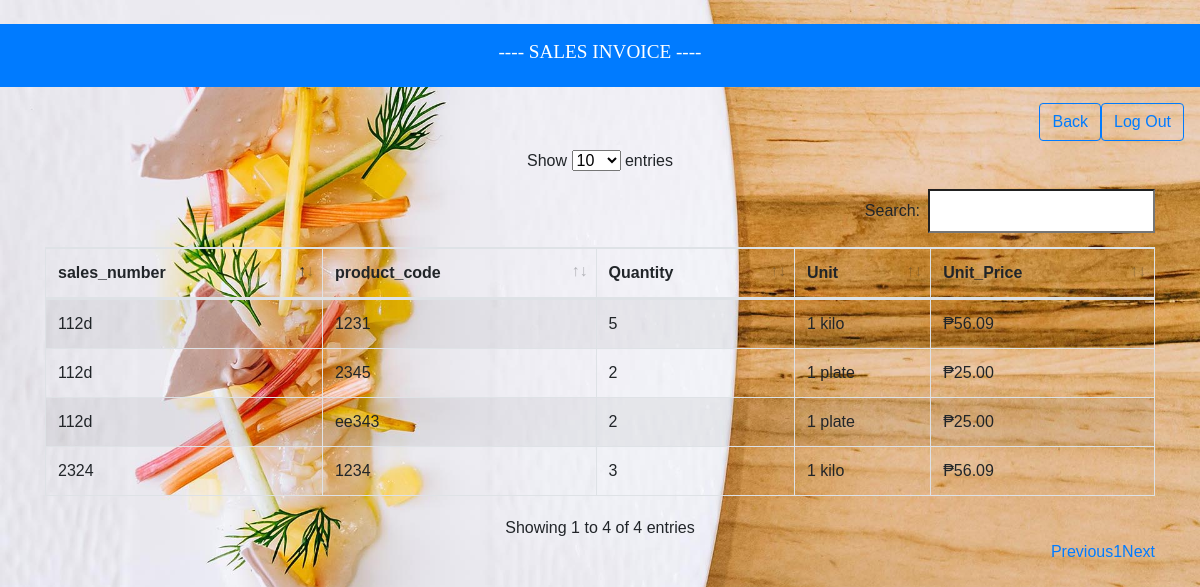
The app's page /report.php with its own data.
### tables this page shows
CREATE TABLE `sales` (
  `product_code` varchar(15) NOT NULL,
  `sales_number` varchar(10) NOT NULL,
  `quantity` int(10) NOT NULL,
  `unit` varchar(10) NOT NULL,
  `unit_price` decimal(10,2) NOT NULL
);

### report.php (the view, shortened to what this page needs)
<?php
require 'connection.php';
	$sql = "SELECT sales.product_code, sales.sales_number, sales.quantity, sales.unit, sales.unit_price
	FROM sales
	JOIN invoice
	ON sales.sales_number = invoice.sales_number group by invoice.sales_number" ;
	$row=mysqli_query($db,$sql);
?>
<!DOCTYPE html>
<html lang="en">
<head>
	<link rel="stylesheet" href="bootstrap-4.0.0-beta.3-dist/css/bootstrap.min.css">
	<link rel="stylesheet" type="text/css" href="bootstrap/css/dataTables.bootstrap4.css"/>
	<link rel="stylesheet" href="Style/style.css">
   </head>
<br><div class="text-center">
                <div class="header">
    		 <div class="p-3 mb-2 bg-primary text-white"><h1>---- SALES INVOICE ----</h1></div>
  		</div>
<nav class="navbar navbar-expand-lg navbar-light bg">
  <div class="collapse navbar-collapse" id="navbarSupportedContent">
	        <a href="home.php" button class="btn btn-outline-primary my-2 my-sm-0" type="submit">Back</a>
               <a href="logout.php" button class="btn btn-outline-primary my-2 my-sm-0" type="submit">Log Out</a>
  </div>
</nav>
<body>
<center>
<div class="container">
<div class="table-responsive">
<table class="table table-bordered table-hover table-striped" id="report_sales">
	<thead>
		<tr>
        <th>sales_number</th>
        <th>product_code</th>
		<th>Quantity</th>
        <th>Unit</th>
		<th>Unit_Price</th>
      </tr>
	</thead>
	<tbody>
	  <?php
      		while($information=mysqli_fetch_assoc($row)){
      		?>
			<tr>
			<td><?php echo $information['product_code']?></td>
			<td><?php echo $information['sales_number']?></td>
			<td><?php echo $information['quantity']?></td>
			<td><?php echo $information['unit']?></td>
			<td>₱<?php echo $information['unit_price']?></td>
			</tr>
		<?php } ?>
		</tbody>
	  </table>
	  </div>
	  </center>
</body>
</html>

### Style/style.css (style rules this page uses)
body { font-family: sans-serif; background: white; }
h1 { font-size: 1.2em; text-align: center; color: white; }
div.header { color: white; font-family:"Monotype corsiva"; }
body { font-family: Arial, Helvetica, sans-serif; }

### report.php (style rules this page uses)
body { background-image: url(images/jay.JPG); background-size: cover; background-repeat: no-repeat; width: 100%; }

### records on screen
sales: product_code "112d", sales_number "1231", quantity "5", unit "1 kilo", unit_price "56.09"
sales: product_code "2324", sales_number "1234", quantity "3", unit "1 kilo", unit_price "56.09"
sales: product_code "112d", sales_number "2345", quantity "2", unit "1 plate", unit_price "25.00"
sales: product_code "112d", sales_number "ee343", quantity "2", unit "1 plate", unit_price "25.00"
